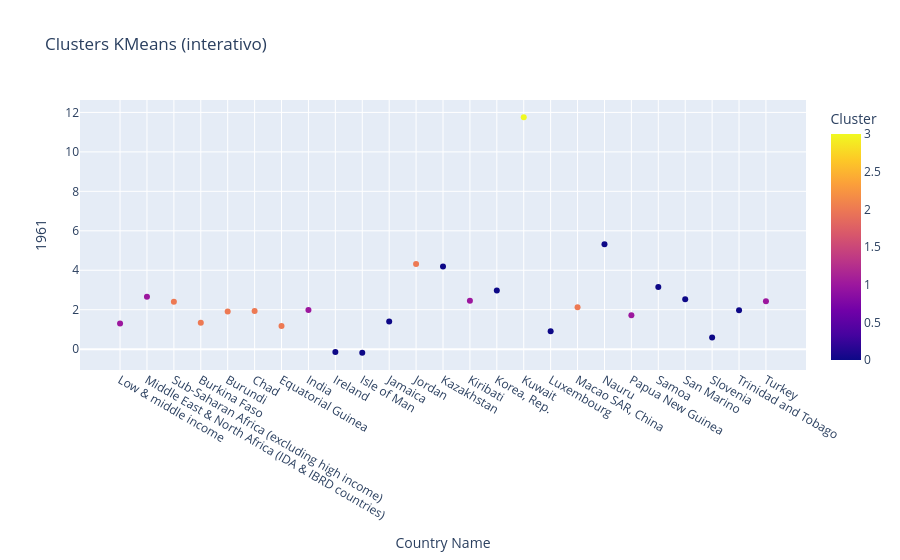

The notebook cell this image was saved under:
### Markdown cell above
plotagem

### Code cell
import plotly.express as px

fig = px.scatter(
    base2_cluster,
    x=base2_cluster.columns[0],
    y=base2_cluster.columns[1],
    color="Cluster",
    title="Clusters KMeans (interativo)",
    hover_data=base2_cluster.columns
)

fig.show()

### Figure 1 — Plotly figure (JSON) as saved in the notebook; plotly's stock layout.template omitted (floating-point values rounded to 4 significant figures; data arrays with more than 128 entries replaced by an {"elided": "..."} marker saying what was removed)
{"data": [{"customdata": {"elided": "25x55 float values"}, "hovertemplate": "Country Name=%{x}<br>1961=%{y}<br>1962=%{customdata[0]}<br>1963=%{customdata[1]}<br>1964=%{customdata[2]}<br>1965=%{customdata[3]}<br>1966=%{customdata[4]}<br>1967=%{customdata[5]}<br>1968=%{customdata[6]}<br>1969=%{customdata[7]}<br>1970=%{customdata[8]}<br>1971=%{customdata[9]}<br>1972=%{customdata[10]}<br>1973=%{customdata[11]}<br>1974=%{customdata[12]}<br>1975=%{customdata[13]}<br>1976=%{customdata[14]}<br>1977=%{customdata[15]}<br>1978=%{customdata[16]}<br>1979=%{customdata[17]}<br>1980=%{customdata[18]}<br>1981=%{customdata[19]}<br>1982=%{customdata[20]}<br>1983=%{customdata[21]}<br>1984=%{customdata[22]}<br>1985=%{customdata[23]}<br>1986=%{customdata[24]}<br>1987=%{customdata[25]}<br>1988=%{customdata[26]}<br>1989=%{customdata[27]}<br>1990=%{customdata[28]}<br>1991=%{customdata[29]}<br>1992=%{customdata[30]}<br>1993=%{customdata[31]}<br>1994=%{customdata[32]}<br>1995=%{customdata[33]}<br>1996=%{customdata[34]}<br>1997=%{customdata[35]}<br>1998=%{customdata[36]}<br>1999=%{customdata[37]}<br>2000=%{customdata[38]}<br>2001=%{customdata[39]}<br>2002=%{customdata[40]}<br>2003=%{customdata[41]}<br>2004=%{customdata[42]}<br>2005=%{customdata[43]}<br>2006=%{customdata[44]}<br>2007=%{customdata[45]}<br>2008=%{customdata[46]}<br>2009=%{customdata[47]}<br>2010=%{customdata[48]}<br>2011=%{customdata[49]}<br>2012=%{customdata[50]}<br>2013=%{customdata[51]}<br>2014=%{customdata[52]}<br>2015=%{customdata[53]}<br>Cluster=%{marker.color}<extra></extra>", "legendgroup": "", "marker": {"color": [1, 1, 2, 2, 2, 2, 2, 1, 0, 0, 0, 2, 0, 1, 0, 3, 0, 2, 0, 1, 0, 0, 0, 0, 1], "coloraxis": "coloraxis", "symbol": "circle"}, "mode": "markers", "name": "", "orientation": "v", "showlegend": false, "type": "scatter", "x": ["Low & middle income", "Middle East & North Africa (IDA & IBRD countries)", "Sub-Saharan Africa (excluding high income)", "Burkina Faso", "Burundi", "Chad", "Equatorial Guinea", "India", "Ireland", "Isle of Man", "Jamaica", "Jordan", "Kazakhstan", "Kiribati", "Korea, Rep.", "Kuwait", "Luxembourg", "Macao SAR, China", "Nauru", "Papua New Guinea", "Samoa", "San Marino", "Slovenia", "Trinidad and Tobago", "Turkey"], "xaxis": "x", "y": [1.304, 2.662, 2.406, 1.343, 1.906, 1.94, 1.177, 1.988, -0.1486, -0.1818, 1.397, 4.319, 4.189, 2.46, 2.967, 11.76, 0.9115, 2.123, 5.315, 1.718, 3.149, 2.527, 0.5921, 1.969, 2.424], "yaxis": "y"}], "layout": {"coloraxis": {"colorbar": {"title": {"text": "Cluster"}}, "colorscale": [[0, "#0d0887"], [0.1111, "#46039f"], [0.2222, "#7201a8"], [0.3333, "#9c179e"], [0.4444, "#bd3786"], [0.5556, "#d8576b"], [0.6667, "#ed7953"], [0.7778, "#fb9f3a"], [0.8889, "#fdca26"], [1, "#f0f921"]]}, "legend": {"tracegroupgap": 0}, "title": {"text": "Clusters KMeans (interativo)"}, "xaxis": {"anchor": "y", "domain": [0, 1], "title": {"text": "Country Name"}}, "yaxis": {"anchor": "x", "domain": [0, 1], "title": {"text": "1961"}}}}
